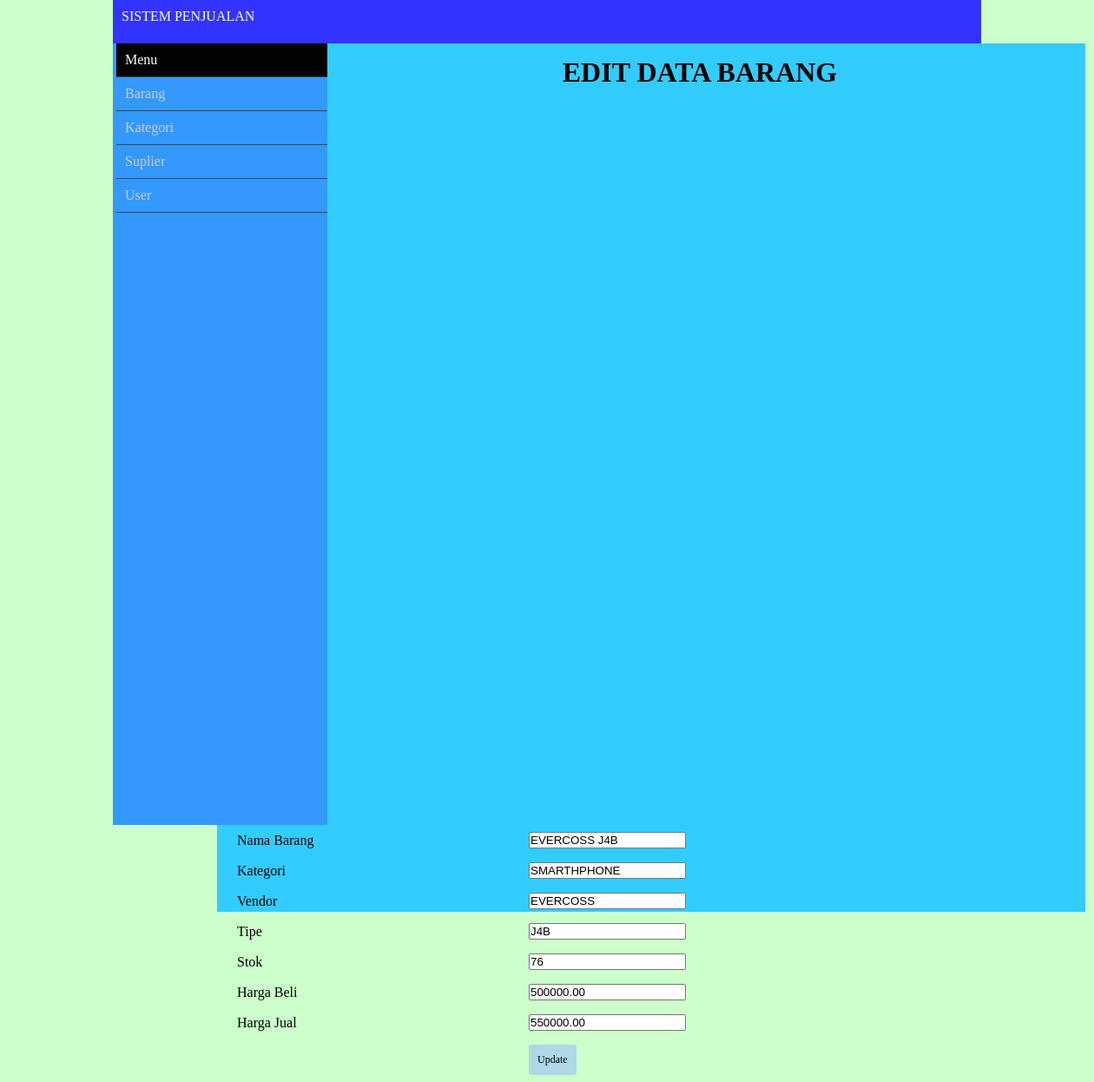
/menu1.php?hal=edit-barang&edit&id=3, run on the app's committed database.
### tables this page shows
CREATE TABLE IF NOT EXISTS `barang` (
`id` int(15) NOT NULL,
  `nama` varchar(65) DEFAULT NULL,
  `kategori` varchar(45) DEFAULT NULL,
  `vendor` varchar(65) DEFAULT NULL,
  `tipe` varchar(65) DEFAULT NULL,
  `stok` double DEFAULT NULL,
  `harga_beli` decimal(22,2) DEFAULT NULL,
  `harga_jual` decimal(22,2) DEFAULT NULL
);

### edit-barang.php (the view, shortened to what this page needs)
<?php
include_once 'lib/koneksi.php';
$GET = filter_input_array(INPUT_GET, FILTER_SANITIZE_SPECIAL_CHARS);
if(isset($GET['id'])){
    $sql = "select * from barang where id = :id";
    $param = array(':id' => $GET['id']);
    $res = $con->prepare($sql);
    $res->execute($param);
    $row = $res->fetch();
}
?>
<center>
<link rel="stylesheet" type="text/css" href="style/style.css">
    <h1>EDIT DATA BARANG</h1>
    <form action="menu1.php?hal=simpan-edit-barang" method="post">
           <table cellspacing="10">
            <tr>
                <td>Nama Barang</td>
                <td><input type="text" required name="nama"
                           value="<?=$row['nama']?>"/></td>
            </tr>
            <tr>
                <td>Kategori</td>
                <td><input type="text" required name="kategori"
                           value="<?=$row['kategori']?>"/></td>
            </tr>
            <tr>
                <td>Vendor</td>
                <td><input type="text" required name="vendor"
                           value="<?=$row['vendor']?>"/></td>
            </tr>
            <tr>
                <td>Tipe</td>
                <td><input type="text" required name="tipe"
                           value="<?=$row['tipe']?>"/></td>
            </tr>
            <tr>
                <td>Stok</td>
                <td><input type="text" required name="stok"
                           value="<?=$row['stok']?>"/></td>
            </tr>
            <tr>
                <td>Harga Beli</td>
                <td><input type="text" required name="harga_beli"
                           value="<?=$row['harga_beli']?>"/></td>
            </tr>
            <tr>
                <td>Harga Jual</td>
                <td><input type="text" required name="harga_jual"
                           value="<?=$row['harga_jual']?>"/></td>
            </tr>
            <tr>
				<td></td>
				<td><button type="submit" name='submit' class="btn">Update</button>
			</tr>
        </table>
    </form>
</center>

### style/admin.css (style rules this page uses)
* { margin: 0; padding: 0; box-sizing: border-box; }
body { font-family: 'verdana'; background-color: #CCFFCC; }
table { border-collapse: collapse; width: 100%; }
th, td { text-align: left; padding:8px; }
.btn { padding: 10px; background-color: #ADD8E6; cursor: pointer; font-size: 12px; font-family: Tahoma; border-radius: 3px; border: none; }

### style/style.css (style rules this page uses)
* { margin: 0; padding: 0; box-sizing: border-box; }
body { background-color: #CCFFCC; font-family: Tahoma; }
.btn { padding: 10px; background-color: #ADD8E6; cursor: pointer; font-size: 12px; font-family: Tahoma; border-radius: 3px; border: none; }

### data on the page
barang: nama "EVERCOSS J4B", kategori "SMARTHPHONE", vendor "EVERCOSS", tipe "J4B", stok "76", harga_beli "500000.00", harga_jual "550000.00"
